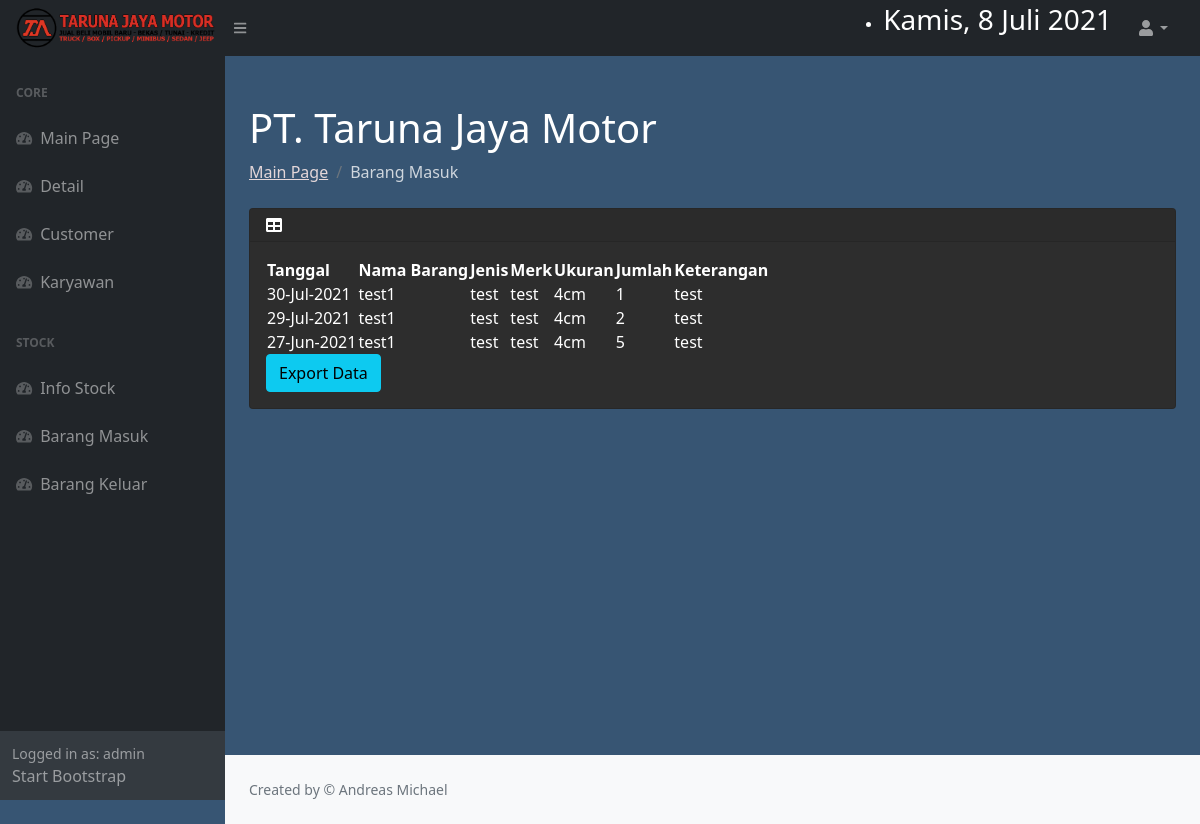
The page /TJM/masukkaryawan.php (signed in) on the database its author committed.
### tables this page shows
CREATE TABLE `barang_masuk` (
  `id` int(11) NOT NULL,
  `idstock` int(11) NOT NULL,
  `tgl` date NOT NULL,
  `jumlah` int(11) NOT NULL,
  `keterangan` text NOT NULL
);

CREATE TABLE `stock` (
  `idstock` int(11) NOT NULL,
  `nama` varchar(55) NOT NULL,
  `jenis` varchar(30) NOT NULL,
  `merk` varchar(40) NOT NULL,
  `ukuran` varchar(20) NOT NULL,
  `stock` int(12) NOT NULL,
  `satuan` varchar(50) NOT NULL,
  `lokasi` varchar(55) NOT NULL
);

### TJM/masukkaryawan.php (the view, shortened to what this page needs)
<?php
require 'function.php';
?>
<!DOCTYPE html>
<html lang="en">
    <head>
        <link href="https://cdn.jsdelivr.net/npm/simple-datatables@latest/dist/style.css" rel="stylesheet" />
        <link href="css/styles.css" rel="stylesheet" />
    </head>
    <body class="sb-nav-fixed">
        <nav class="sb-topnav navbar navbar-expand navbar-dark bg-dark">
            <a class="navbar-brand ps-3" href="index.php" >
            <img src="logo_tjm.png" width="200px"\></a>
            <button class="btn btn-link btn-sm order-1 order-lg-0 me-4 me-lg-0" id="sidebarToggle" href="#!"><i class="fas fa-bars"></i></button>
            <form class="d-none d-md-inline-block form-inline ms-auto me-0 me-md-3 my-2 my-md-0">
            <div class="small">
                        <ul class="notification-area pull-right">
                            <li><h3><div class="date">
						</b></div></h3>
						</li>
                        </ul>
                    </div>
            </form>
            <ul class="navbar-nav ms-auto ms-md-0 me-3 me-lg-4">
                <li class="nav-item dropdown">
                    <a class="nav-link dropdown-toggle" id="navbarDropdown" href="#" role="button" data-bs-toggle="dropdown" aria-expanded="false"><i class="fas fa-user fa-fw"></i></a>
                </li>
            </ul>
        </nav>
        <div id="layoutSidenav">
            <div id="layoutSidenav_nav">
                <nav class="sb-sidenav accordion sb-sidenav-dark" id="sidenavAccordion">
                    <div class="sb-sidenav-menu">
                        <div class="nav">
                            <div class="sb-sidenav-menu-heading">Core</div>
                            <a class="nav-link" href="indexkaryawan.php">
                                <div class="sb-nav-link-icon"><i class="fas fa-tachometer-alt"></i></div>
                                Main Page
                            </a>
                            <a class="nav-link" href="detailkaryawan.php">
                                <div class="sb-nav-link-icon"><i class="fas fa-tachometer-alt"></i></div>
                                Detail
                            </a>
                            <a class="nav-link" href="customerkaryawan.php">
                                <div class="sb-nav-link-icon"><i class="fas fa-tachometer-alt"></i></div>
                                Customer
                            </a>
                            <a class="nav-link" href="infokaryawan2.php">
                                <div class="sb-nav-link-icon"><i class="fas fa-tachometer-alt"></i></div>
                                Karyawan
                            </a>
                            <div class="sb-sidenav-menu-heading">Stock</div>
                            <a class="nav-link" href="stockkaryawan.php">
                                <div class="sb-nav-link-icon"><i class="fas fa-tachometer-alt"></i></div>
                                Info Stock
                            </a>
                            <a class="nav-link" href="masukkaryawan.php">
                                <div class="sb-nav-link-icon"><i class="fas fa-tachometer-alt"></i></div>
                                Barang Masuk
                            </a>
                            <a class="nav-link" href="keluarkaryawan.php">
                                <div class="sb-nav-link-icon"><i class="fas fa-tachometer-alt"></i></div>
                                Barang Keluar
                            </a>
                        </div>
                    </div>
                    <div class="sb-sidenav-footer">
                        <div class="small">Logged in as: <?=$_SESSION['username'];?></div>
                        Start Bootstrap
                    </div>
                </nav>
            </div>
            <div id="layoutSidenav_content">
                <main>
                    <div class="container-fluid px-4">
                        <h1 class="mt-4">PT. Taruna Jaya Motor</h1>
                        <ol class="breadcrumb mb-4">
                            <li class="breadcrumb-item"><a href="index.php">Main Page</a></li>
                            <li class="breadcrumb-item active">Barang Masuk</li>
                        </ol>
                        <div class="card mb-4">
                            <div class="card-header">
                                <i class="fas fa-table me-1"></i>
                            </div>
                            <div class="card-body">
                                <table id="datatablesSimple">
                                    <thead>
                                        <tr>
											<th>Tanggal</th>
											<th>Nama Barang</th>
											<th>Jenis</th>
											<th>Merk</th>
											<th>Ukuran</th>
											<th>Jumlah</th>
											<th>Keterangan</th>
                                        </tr>
                                    </thead>
                                    <tbody>
                                    <?php
                                    $brg=mysqli_query($conn,"SELECT * from barang_masuk sb, stock st where st.idstock=sb.idstock order by sb.id DESC");
                                    while($b=mysqli_fetch_array($brg)){
                                        ?>
                                        <tr>
                                            <td><?php $tanggals=$b['tgl']; echo date("d-M-Y", strtotime($tanggals)) ?></td>
                                            <td><?php echo $b['nama'] ?></td>
                                            <td><?php echo $b['jenis'] ?></td>
                                            <td><?php echo $b['merk'] ?></td>
                                            <td><?php echo $b['ukuran'] ?></td>
                                            <td><?php echo $b['jumlah'] ?></td>
                                            <td><?php echo $b['keterangan'] ?></td>
                                        </tr>
                                        <?php
                                        };
                                    ?>
                                    </tbody>
                                </table>
							    <a href="stock/exportbrgmsk.php" target="_blank" class="btn btn-info">Export Data</a>
                            </div>
                        </div>
                    </div>
                </main>
                <footer class="py-4 bg-light mt-auto">
                    <div class="container-fluid px-4">
                        <div class="d-flex align-items-center justify-content-between small">
                            <div class="text-muted">Created by &copy; Andreas Michael</div>
                        </div>
                    </div>
                </footer>
            </div>
        </div>
    </body>
</html>

### rows shown on the page
barang_masuk: tgl "30-Jul-2021", idstock.nama "test1", idstock.jenis "test", idstock.merk "test", idstock.ukuran "4cm", jumlah "1", keterangan "test"
barang_masuk: tgl "29-Jul-2021", idstock.nama "test1", idstock.jenis "test", idstock.merk "test", idstock.ukuran "4cm", jumlah "2", keterangan "test"
barang_masuk: tgl "27-Jun-2021", idstock.nama "test1", idstock.jenis "test", idstock.merk "test", idstock.ukuran "4cm", jumlah "5", keterangan "test"

### other values the page prints
$_SESSION['username'] "admin"
